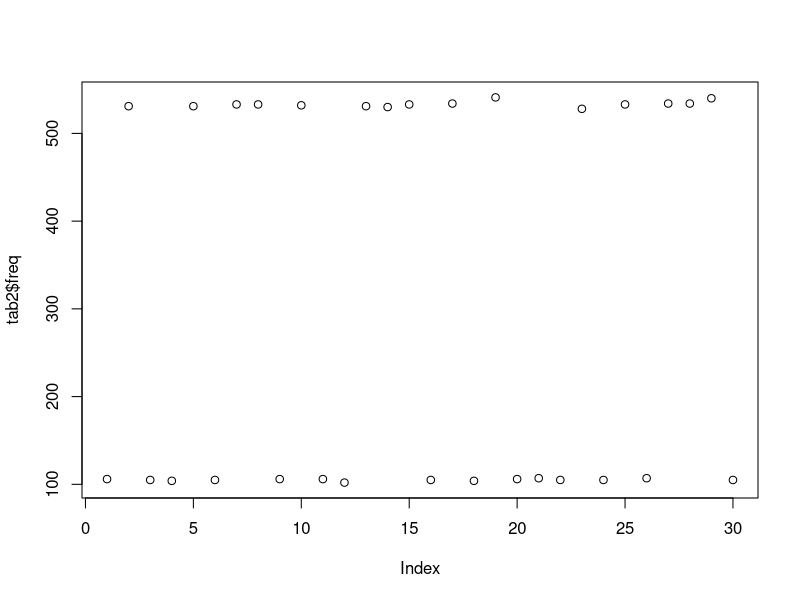

Write the R code that produced this figure. (Note: this script raises an error after producing the figure.)
rm(list=ls())

library(plotrix)
library(dplyr)
library(fields)
library(car)
library(reshape2)
library(plyr)

#Read in data
data <- read.csv("clean_data.csv")
#Check that variables are of correct types
str(data)
data$subject_number <- as.factor(data$subject_number)
#Need to re-set ordered factors
data$session = ordered(data$session, levels = c("BL1","BL2","BL3","BL4","BL5","TX1","TX2","TX3","TX4","TX5","TX6","TX7","TX8","TX9","TX10",
                                                "MP1","MP2","MP3","TX11","TX12",
                                                "TX13","TX14","TX15","TX16","TX17","TX18","TX19","TX20","MN1","MN2","MN3"))   


#This code creates an option to plot only the primary words and exclude generalization words
#You can ignore it if you are including all words

    #Determine which words are BLMN only and which are shared BLMN/PREPOST
    length(levels(data$word))
    tab2 = as.data.frame(plyr::count(data,"word"))
    plot(tab2$freq)
    #items occurring over 300 times are shared BLMN/PREPOST
    #and the items occurring under 100 times are BLMN only.
    both <- droplevels(tab2[which(tab2$freq>300),])
    primary <- levels(both$word)
    only <- droplevels(tab2[which(tab2$freq<100),])
    generalization <- levels(only$word)
    
    #Option to reduce to only primary words
    primarywords <- droplevels(data[which(data$word%in%primary),])
    head(primarywords)
    levels(primarywords$word)
    primarywords$word_type <- "primary"
    generalizationwords <- droplevels(data[which(data$word%in%generalization),])
    head(generalizationwords)
    levels(generalizationwords$word)
    generalizationwords$word_type <- "generalization"
    #Only uncomment this if you want to exclude generalization words
    #data <- primarywords

#Specs for plotting
par(mfrow=c(3,1))
par(mar = c(2.5, 2.5, 2.5, 2.5))
par(xpd=FALSE)

#Loop through participants
Children <- levels(data$subject)

#*creates empty vector to add in missing data*
missing <- c()

for (i in seq_along(Children)){
  
  child <- droplevels(data[data$subject==Children[i],])
  #child <- data[data$subject=="Emily",] 
  numerical=c(1:length(levels(child$session)))
  minus <- length(numerical) - 2
  labels = levels(child$session)
  label = unique(child$subject)
  
   #*adds missing data for each child to a data frame*
  missing <- rbind(missing, droplevels(child[which(is.na(child$mean)),]))
  
  BL <- droplevels(subset(child, sessiontype=="BL"))
  nbl <- length(levels(BL$session))
  
  bl1_sum <- tapply(BL$correct, BL$session, sum, na.rm=TRUE)
  bl1_total <- tapply(BL$total, BL$session, sum, na.rm=TRUE)
  bl1_perc <- bl1_sum*100/bl1_total
  bl1_m <- mean(bl1_perc)
  
  #Plot Treated Targets
  ###NB name "BF" here is a holdover from cohort 1--
  ###both BF AND TRAD sessions are included in these plots
  #BF Pre
  BF <- subset(child, child$condition=="BF"|child$condition=="PROBE")
  BF_pre <- subset(BF, BF$prepost=="Pre"|BF$prepost=="PROBE")
  BF_pre_mean <- tapply(BF_pre$mean, BF_pre$session, mean)
  BF_pre_correct <- tapply(BF_pre$correct, BF_pre$session, sum)
  BF_pre_total <- tapply(BF_pre$total, BF_pre$session, sum)
  BF_pre_percent <- BF_pre_correct*100/BF_pre_total
  
  #BF Post
  BF_post <- subset(BF, BF$prepost=="Post")
  BF_post_mean <- tapply(BF_post$mean, BF_post$session, mean)
  BF_post_correct <- tapply(BF_post$correct, BF_post$session, sum)
  BF_post_total <- tapply(BF_post$total, BF_post$session, sum)
  BF_post_percent <- BF_post_correct*100/BF_post_total
  
  plot(numerical, BF_pre_percent, 
       main = label,
       xaxt="n", xlab = "Session", ylab = "Mean rating", ylim = c(0, 100))
  axis(1, at=numerical, labels=labels, cex.axis = 1.25)
  #Plot baseline mean
  yline(bl1_m, lty=2)
  
  #*Place a legend based on mean rating of MN sessions*
  ifelse(mean(rev(BF_pre_percent)[1:3]) <= 50, 
         legend("topright",cex=.9, legend = c("Pre BF", "Post BF","Pre Trad", "Post Trad"), 
            pch = c(1,1,12,6), col=c("black","red", "blue","green")), 
         legend("bottomright" ,cex=.9, legend = c("Pre BF", "Post BF","Pre Trad", "Post Trad"), 
            pch = c(1,1,12,6), col=c("black","red", "blue","green")))
  
  points(numerical+.2, BF_post_percent,  pch = 8, col = "red", lty=2) 
  
  #Set points for shading BL, MP, and MN regions
  endBL <- nbl + .5
  beginMP <- endBL + 10
  endMP <- beginMP + 3
  beginMN <- endMP + 10
  endMN <- beginMN + 3
  color <- rgb(190, 190, 190, alpha=80, maxColorValue=255)
  rect(xleft=0.0, xright=endBL, ybottom=0,ytop=100, density=100, 
       col=color)
  rect(xleft=beginMP, xright=endMP, ybottom=0,ytop=100, density=100, 
       col=color)
  rect(xleft=beginMN, xright=endMN, ybottom=0,ytop=100, density=100, 
       col=color)
  
  #Plot TRAD
  #TRAD Pre
  TRAD_pre <- subset(child, child$condition=="Trad"&child$prepost=="Pre")
  TRAD_pre_mean <- tapply(TRAD_pre$mean, TRAD_pre$session, mean)
  TRAD_pre_correct <- tapply(TRAD_pre$correct, TRAD_pre$session, sum)
  TRAD_pre_total <- tapply(TRAD_pre$total, TRAD_pre$session, sum)
  TRAD_pre_percent <- TRAD_pre_correct*100/TRAD_pre_total
  #TRAD Post
  TRAD_post <- subset(child, child$condition=="Trad"&child$prepost=="Post")
  TRAD_post_mean <- tapply(TRAD_post$mean, TRAD_post$session, mean)
  TRAD_post_correct <- tapply(TRAD_post$correct, TRAD_post$session, sum)
  TRAD_post_total <- tapply(TRAD_post$total, TRAD_post$session, sum)
  TRAD_post_percent <- TRAD_post_correct*100/TRAD_post_total
  
  #Plot points
  points(numerical, TRAD_pre_percent,  pch = 12, col = "blue", lty=2) 
  points(numerical+.2, TRAD_post_percent,  pch = 6, col = "green", lty=2) 

  
}

#*write missing ratings to a data frame*
#write.csv(missing, "missing.csv")
row.names(missing) <- NULL
missing[c("subject", "session", "word")]
